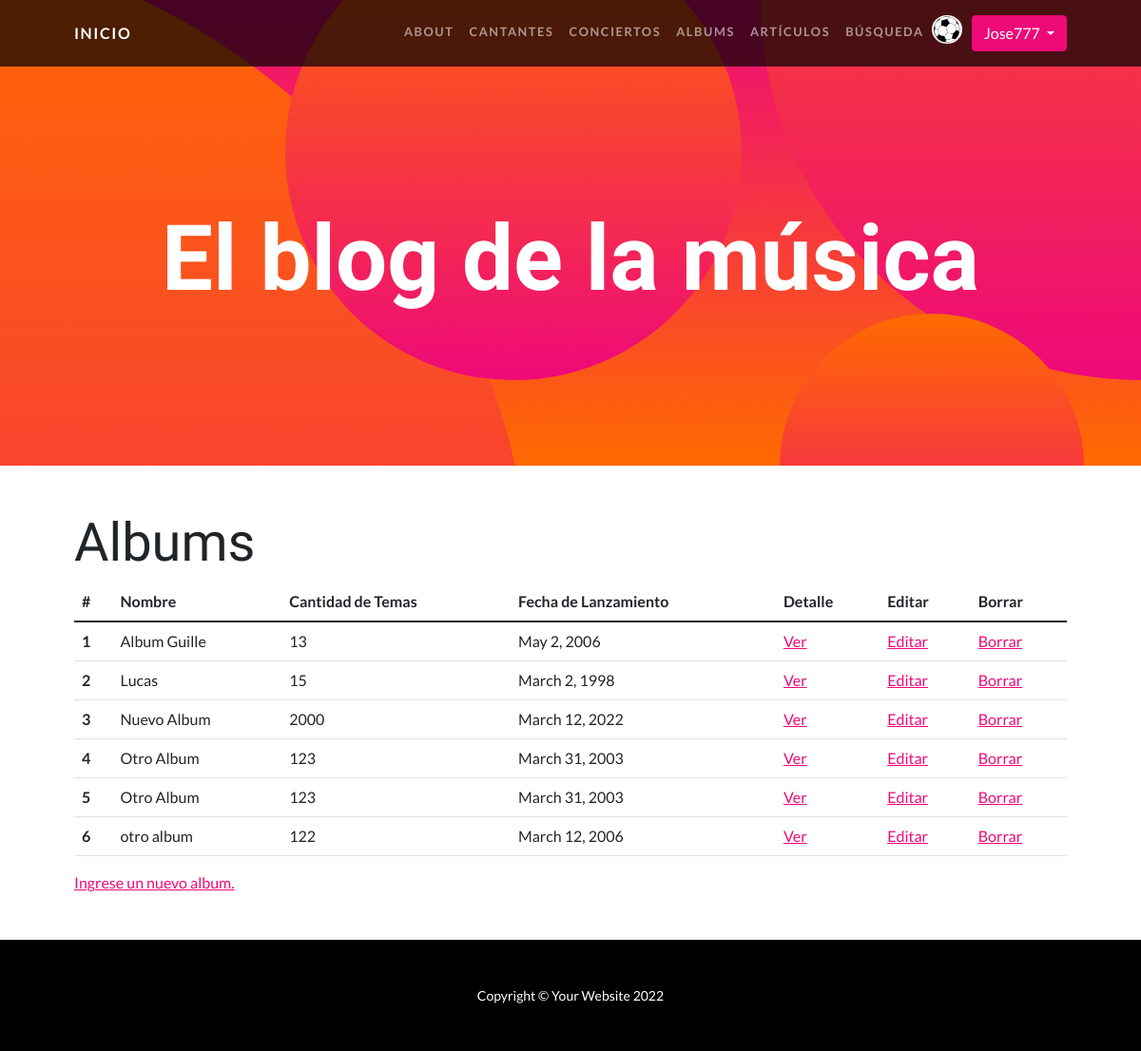
The app's page /AppBlog/albums/ (signed in), older data.
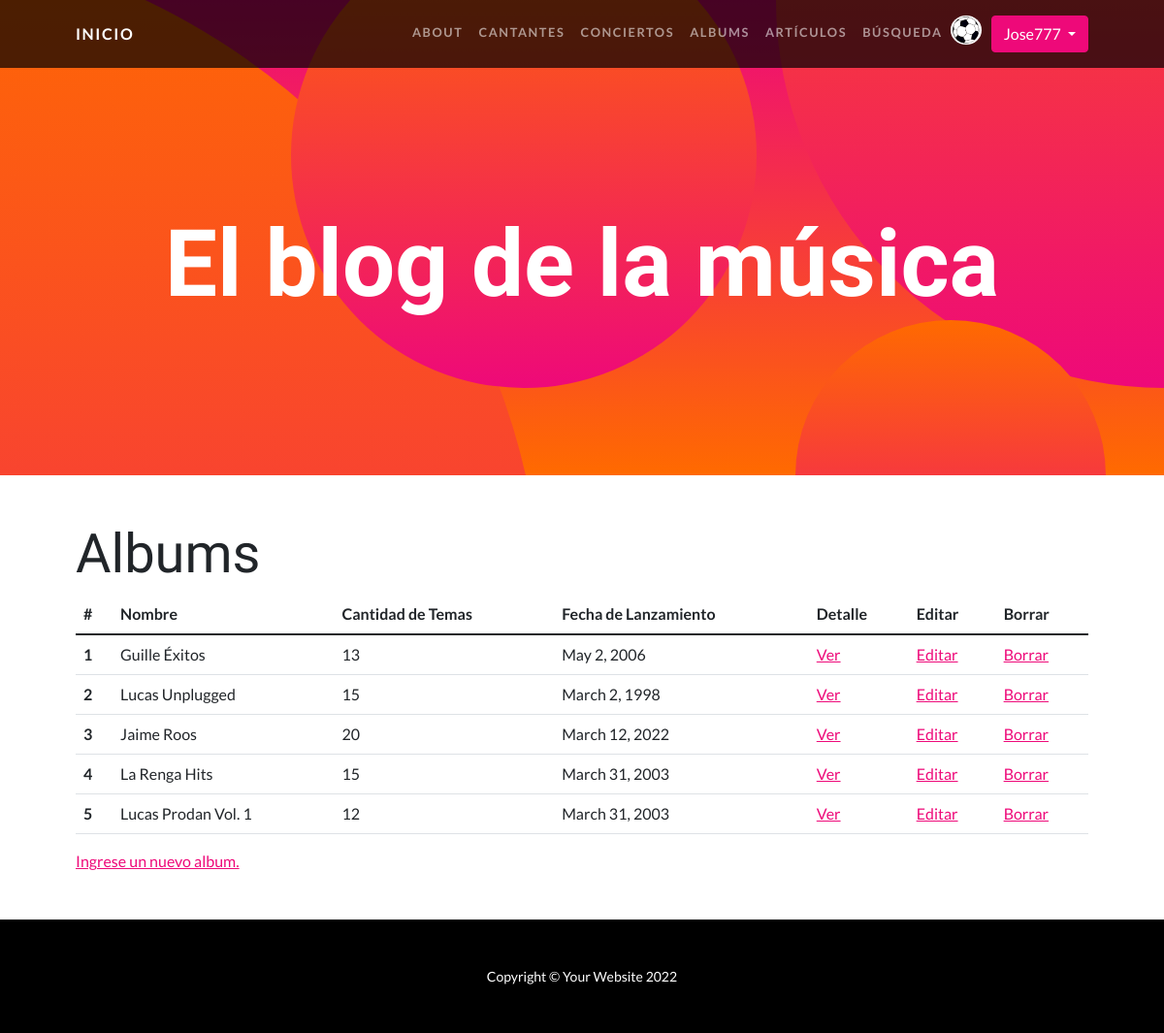
The same page, newer data.
### AppBlog/models.py (models this page shows, shortened)
class Album(models.Model):
    nombre = models.CharField(max_length=30)
    cant_temas = models.IntegerField()
    fecha_de_lanzamiento = models.DateField(null=True)

### AppBlog/views.py (the view)
# urls.py: path("albums/", albums, name="albums"),
@login_required
def albums(request):
    albums = Album.objects.all()
    contexto = {"albums_encontrados": albums}
    return render(request, "AppBlog/albums.html", context=contexto)

### AppBlog/templates/AppBlog/albums.html
{% extends "AppBlog/padre.html" %}
{% load static %}
{% block contenidoQueCambia %}
<div class="container px-5 my-5">
    <h2 class="display-4" >Albums</h2>
    {% if albums_encontrados %}
        <table class="table table-hover">
            <thead>
            <tr>
                <th scope="col">#</th>
                <th scope="col">Nombre</th>
                <th scope="col">Cantidad de Temas</th>
                <th scope="col">Fecha de Lanzamiento</th>
                <th scope="col">Detalle</th>
                <th scope="col">Editar</th>
                <th scope="col">Borrar</th>
            </tr>
            </thead>
            <tbody>
            {% for album in albums_encontrados %}
                <tr>
                    <th scope="row">{{forloop.counter}}</th>
                    <td>{{album.nombre}}</td>
                    <td>{{album.cant_temas}}</td>
                    <td>{{album.fecha_de_lanzamiento}}</td>
                    <td> <a href="{% url 'AlbumDetail' album.id %}">Ver</a> </td>
                    <td> <a href="{% url 'AlbumUpdate' album.id %}">Editar</a> </td>
                    <td> <a href="{% url 'AlbumDelete' album.id %}">Borrar</a> </td>
                </tr>
            {% endfor %}
            </tbody>
        </table>
    {% else %}
        <p>No se encontraron albums cargados en la base de datos.</p>
    {% endif %}
    <p><a href="{% url 'form_albums' %}"> Ingrese un nuevo album.</a></p>
</div>
{% endblock %}

Row changes from the older to the newer data that the page shows:
removed Album: nombre "otro album", cant_temas "122", fecha_de_lanzamiento "March 12, 2006"
changed Album: nombre "Album Guille" → "Guille Éxitos"
changed Album: nombre "Lucas" → "Lucas Unplugged"
changed Album: nombre "Nuevo Album" → "Jaime Roos"; cant_temas "2000" → "20"
changed Album: nombre "Otro Album" → "La Renga Hits"; cant_temas "123" → "15"
changed Album: nombre "Otro Album" → "Lucas Prodan Vol. 1"; cant_temas "123" → "12"
